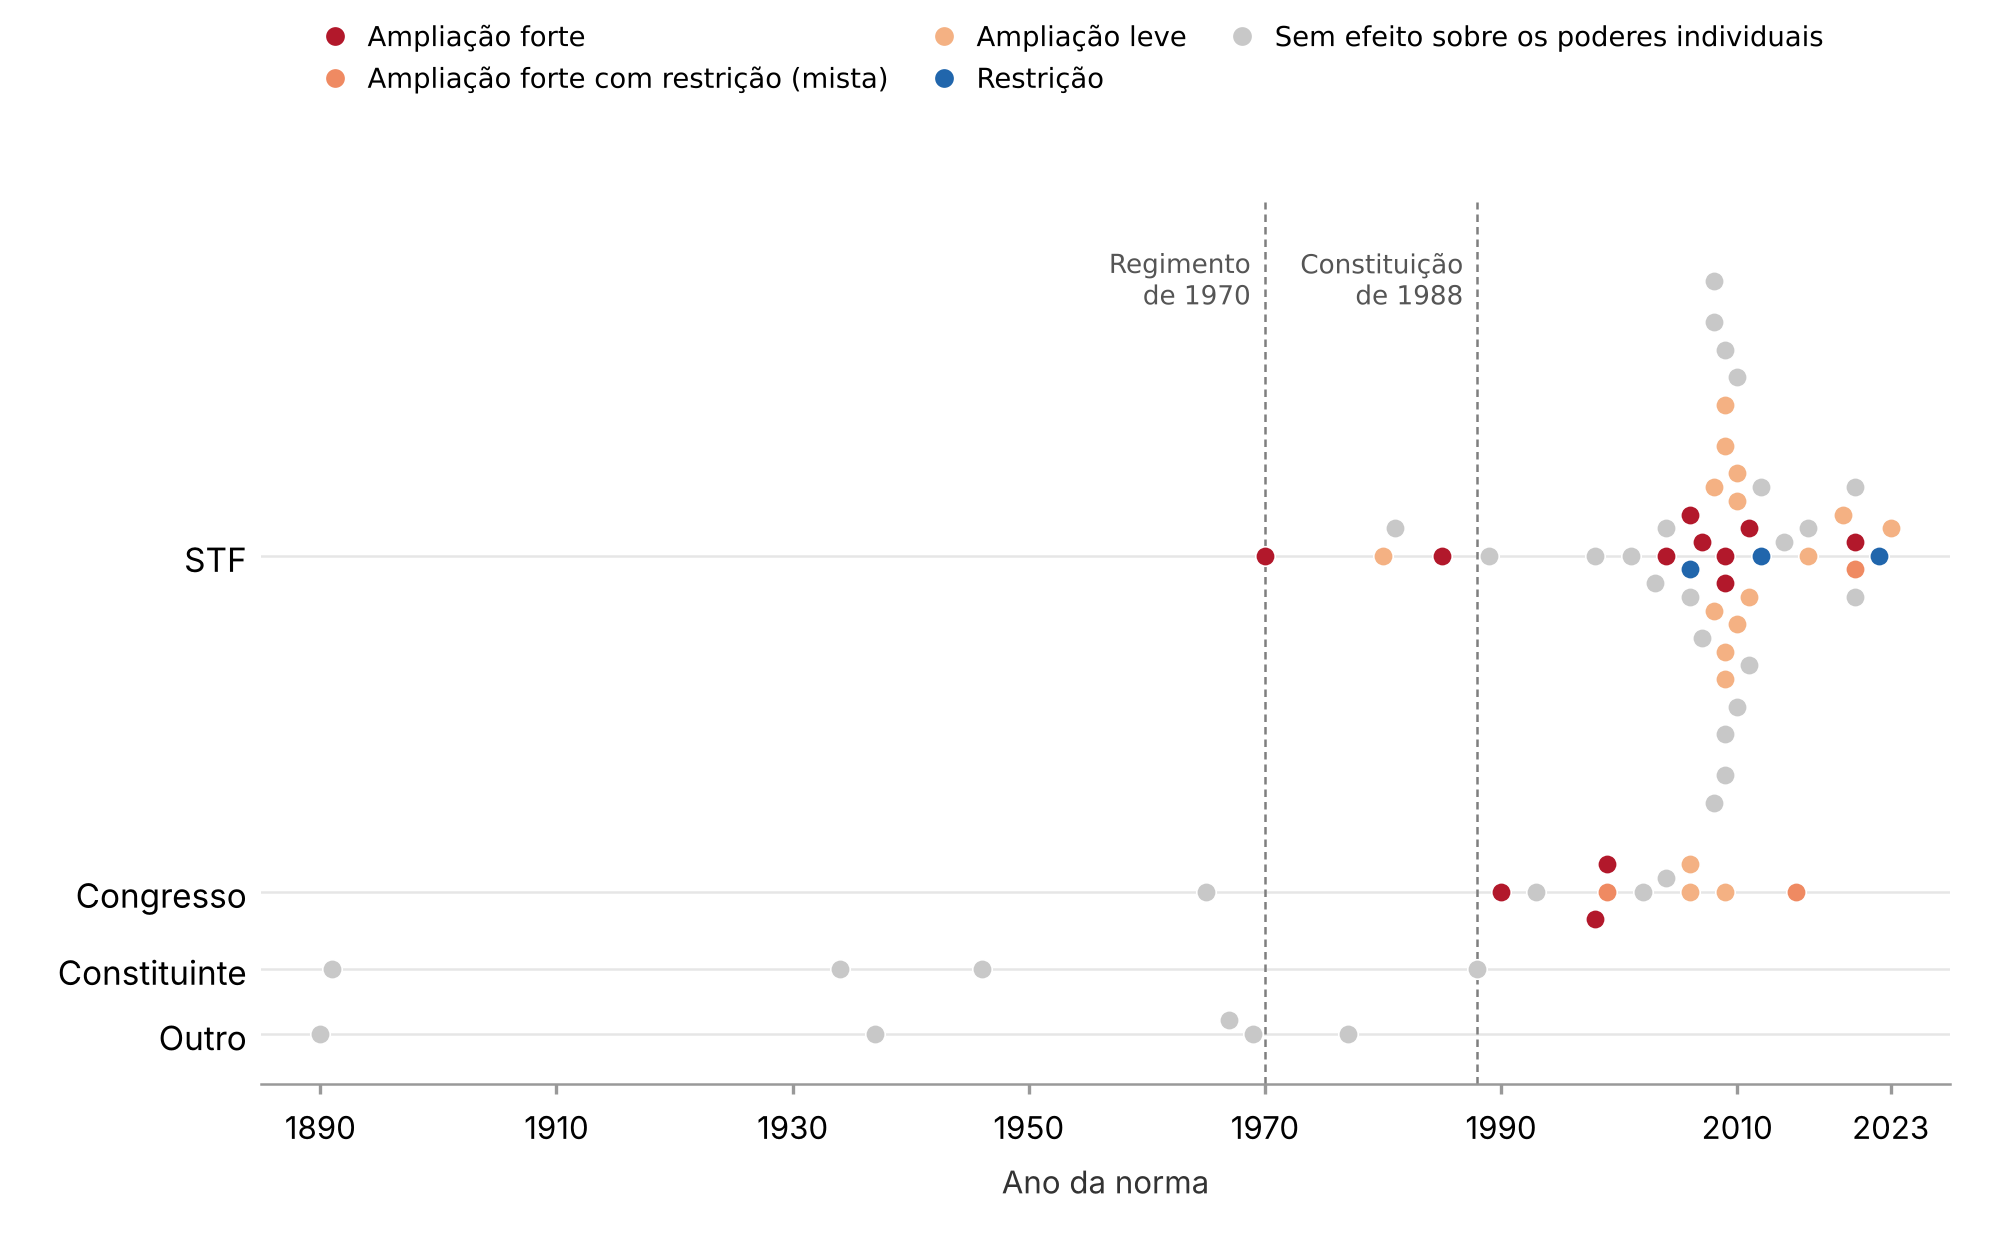

Generate this figure with Python:
import csv, math
import matplotlib
matplotlib.use('Agg')
import matplotlib.pyplot as plt
from matplotlib.lines import Line2D

rows = list(csv.DictReader(open('figura1_dados.csv', encoding='utf-8')))
lanes = ['STF', 'Congresso', 'Constituinte', 'Outro']          # de cima para baixo
lane_y = {l: len(lanes) - 1 - i for i, l in enumerate(lanes)}
CAT = 'Efeito sobre os poderes individuais'
style = {
    'Ampliação forte': ('#b2182b', 3),
    'Ampliação forte com restrição (mista)': ('#ef8a62', 3),
    'Ampliação leve': ('#f4b183', 2),
    'Restrição': ('#2166ac', 3),
    'Sem efeito sobre os poderes individuais': ('#c8c8c8', 1),
}
order = list(style)

W_IN, H_IN = 6.7, 4.2
x0, x1 = 1885, 2028
fig, ax = plt.subplots(figsize=(W_IN, H_IN), dpi=300)
plt.rcParams['font.family'] = 'DejaVu Sans'

# beeswarm simples: posição em mm para evitar sobreposição
ax_w_mm = W_IN * 25.4 * 0.80
mm_per_year = ax_w_mm / (x1 - x0)
D = 2.1            # diâmetro do ponto em mm
lane_h_mm = 13.0   # altura útil de cada faixa em mm
placed = {l: [] for l in lanes}
raw = []
rows.sort(key=lambda r: (style[r[CAT]][1], int(r['Ano'])), reverse=True)
for r in rows:
    l = r['Autor formal']; xm = (int(r['Ano']) - x0) * mm_per_year
    off = 0.0; k = 0
    while not all((xm - px) ** 2 + (off - py) ** 2 >= D ** 2 for px, py in placed[l]):
        k += 1; off = ((k + 1) // 2) * (D * 0.5) * (1 if k % 2 else -1)
    placed[l].append((xm, off)); raw.append((int(r['Ano']), l, off, r[CAT]))
ext = {l: max([abs(o) for _, o in placed[l]] + [0]) for l in lanes}
centers = {}; ycur = 0.0; PAD = 2.6
for l in reversed(lanes):
    ycur += max(ext[l], 1.2) + PAD; centers[l] = ycur; ycur += max(ext[l], 1.2)
YTOP = ycur + PAD
pts = [(a, centers[l] + o, c) for a, l, o, c in raw]
for cat in reversed(order):
    xs = [p[0] for p in pts if p[2] == cat]; ys = [p[1] for p in pts if p[2] == cat]
    ax.scatter(xs, ys, s=(D * 2.83) ** 2 * 0.62, c=style[cat][0], edgecolors='white', linewidths=0.4, zorder=3 if cat != order[-1] else 2)
for l in lanes:
    ax.axhline(centers[l], color='#e6e6e6', lw=0.6, zorder=1)
for yr, lab in [(1970, 'Regimento\nde 1970'), (1988, 'Constituição\nde 1988')]:
    ax.axvline(yr, color='#7f7f7f', lw=0.6, ls=(0, (3, 2)), zorder=1)
    ax.text(yr - 1.2, YTOP - 0.3, lab, ha='right', va='top', fontsize=6.3, color='#555555', linespacing=1.1)

ax.set_yticks([centers[l] for l in lanes])
ax.set_yticklabels(lanes, fontsize=8)
ax.set_xlim(x0, x1); ax.set_ylim(0, YTOP + 3.5)
ax.set_xticks([1890, 1910, 1930, 1950, 1970, 1990, 2010, 2023])
ax.tick_params(axis='x', labelsize=7.5, length=2.5, color='#999999')
ax.tick_params(axis='y', length=0)
for s in ['top', 'right', 'left']: ax.spines[s].set_visible(False)
ax.spines['bottom'].set_color('#999999'); ax.spines['bottom'].set_linewidth(0.6)
ax.set_xlabel('Ano da norma', fontsize=7.5, color='#333333')

handles = [Line2D([0], [0], marker='o', color='w', markerfacecolor=style[c][0], markeredgecolor='white', markersize=5.5, label=c) for c in order]
fig.legend(handles=handles, loc='upper center', ncol=3, fontsize=6.6, frameon=False, bbox_to_anchor=(0.53, 1.0), handletextpad=0.2, columnspacing=1.0)
fig.subplots_adjust(left=0.13, right=0.97, top=0.84, bottom=0.14)
fig.savefig('figura1.png', dpi=300)
print('ok')
